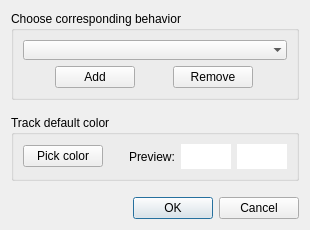
<?xml version="1.0" encoding="UTF-8"?>
<ui version="4.0">
 <class>Dialog</class>
 <widget class="QDialog" name="Dialog">
  <property name="geometry">
   <rect>
    <x>0</x>
    <y>0</y>
    <width>310</width>
    <height>230</height>
   </rect>
  </property>
  <property name="sizePolicy">
   <sizepolicy hsizetype="Preferred" vsizetype="Preferred">
    <horstretch>0</horstretch>
    <verstretch>0</verstretch>
   </sizepolicy>
  </property>
  <property name="minimumSize">
   <size>
    <width>310</width>
    <height>230</height>
   </size>
  </property>
  <property name="windowTitle">
   <string>Window Title</string>
  </property>
  <layout class="QVBoxLayout" name="verticalLayout">
   <item>
    <widget class="QGroupBox" name="groupBox_input">
     <property name="sizePolicy">
      <sizepolicy hsizetype="Minimum" vsizetype="Preferred">
       <horstretch>0</horstretch>
       <verstretch>0</verstretch>
      </sizepolicy>
     </property>
     <property name="autoFillBackground">
      <bool>false</bool>
     </property>
     <property name="title">
      <string>Choose corresponding behavior</string>
     </property>
     <layout class="QVBoxLayout" name="verticalLayout_2">
      <item>
       <widget class="QComboBox" name="comboBox">
        <property name="sizePolicy">
         <sizepolicy hsizetype="Minimum" vsizetype="Fixed">
          <horstretch>0</horstretch>
          <verstretch>0</verstretch>
         </sizepolicy>
        </property>
        <property name="sizeAdjustPolicy">
         <enum>QComboBox::AdjustToContents</enum>
        </property>
        <property name="frame">
         <bool>false</bool>
        </property>
       </widget>
      </item>
      <item>
       <layout class="QHBoxLayout" name="horizontalLayout_comboBox">
        <item>
         <widget class="QPushButton" name="pushButton_add">
          <property name="sizePolicy">
           <sizepolicy hsizetype="Maximum" vsizetype="Fixed">
            <horstretch>0</horstretch>
            <verstretch>0</verstretch>
           </sizepolicy>
          </property>
          <property name="focusPolicy">
           <enum>Qt::NoFocus</enum>
          </property>
          <property name="text">
           <string>Add</string>
          </property>
         </widget>
        </item>
        <item>
         <widget class="QPushButton" name="pushButton_remove">
          <property name="sizePolicy">
           <sizepolicy hsizetype="Maximum" vsizetype="Fixed">
            <horstretch>0</horstretch>
            <verstretch>0</verstretch>
           </sizepolicy>
          </property>
          <property name="focusPolicy">
           <enum>Qt::NoFocus</enum>
          </property>
          <property name="text">
           <string>Remove</string>
          </property>
         </widget>
        </item>
       </layout>
      </item>
     </layout>
    </widget>
   </item>
   <item>
    <spacer name="verticalSpacer">
     <property name="orientation">
      <enum>Qt::Vertical</enum>
     </property>
     <property name="sizeHint" stdset="0">
      <size>
       <width>20</width>
       <height>40</height>
      </size>
     </property>
    </spacer>
   </item>
   <item>
    <widget class="QGroupBox" name="groupBox_color">
     <property name="title">
      <string>Track default color</string>
     </property>
     <layout class="QHBoxLayout" name="horizontalLayout">
      <item>
       <widget class="QPushButton" name="pushButton_color">
        <property name="sizePolicy">
         <sizepolicy hsizetype="Preferred" vsizetype="Fixed">
          <horstretch>0</horstretch>
          <verstretch>0</verstretch>
         </sizepolicy>
        </property>
        <property name="focusPolicy">
         <enum>Qt::NoFocus</enum>
        </property>
        <property name="layoutDirection">
         <enum>Qt::LeftToRight</enum>
        </property>
        <property name="text">
         <string>Pick color</string>
        </property>
       </widget>
      </item>
      <item>
       <spacer name="horizontalSpacer">
        <property name="orientation">
         <enum>Qt::Horizontal</enum>
        </property>
        <property name="sizeHint" stdset="0">
         <size>
          <width>40</width>
          <height>20</height>
         </size>
        </property>
       </spacer>
      </item>
      <item>
       <widget class="QLabel" name="label_preview">
        <property name="text">
         <string>Preview:</string>
        </property>
       </widget>
      </item>
      <item>
       <widget class="QLabel" name="label_color">
        <property name="sizePolicy">
         <sizepolicy hsizetype="Fixed" vsizetype="Fixed">
          <horstretch>0</horstretch>
          <verstretch>0</verstretch>
         </sizepolicy>
        </property>
        <property name="minimumSize">
         <size>
          <width>50</width>
          <height>25</height>
         </size>
        </property>
        <property name="autoFillBackground">
         <bool>false</bool>
        </property>
        <property name="styleSheet">
         <string notr="true">background-color: white</string>
        </property>
        <property name="text">
         <string/>
        </property>
       </widget>
      </item>
      <item>
       <widget class="QLabel" name="label_color_alpha">
        <property name="sizePolicy">
         <sizepolicy hsizetype="Fixed" vsizetype="Fixed">
          <horstretch>0</horstretch>
          <verstretch>0</verstretch>
         </sizepolicy>
        </property>
        <property name="minimumSize">
         <size>
          <width>50</width>
          <height>25</height>
         </size>
        </property>
        <property name="styleSheet">
         <string notr="true">background-color: white</string>
        </property>
        <property name="text">
         <string/>
        </property>
       </widget>
      </item>
     </layout>
    </widget>
   </item>
   <item>
    <spacer name="verticalSpacer_2">
     <property name="orientation">
      <enum>Qt::Vertical</enum>
     </property>
     <property name="sizeHint" stdset="0">
      <size>
       <width>20</width>
       <height>40</height>
      </size>
     </property>
    </spacer>
   </item>
   <item>
    <widget class="QDialogButtonBox" name="buttonBox">
     <property name="orientation">
      <enum>Qt::Horizontal</enum>
     </property>
     <property name="standardButtons">
      <set>QDialogButtonBox::Cancel|QDialogButtonBox::Ok</set>
     </property>
    </widget>
   </item>
  </layout>
 </widget>
 <resources/>
 <connections>
  <connection>
   <sender>buttonBox</sender>
   <signal>accepted()</signal>
   <receiver>Dialog</receiver>
   <slot>accept()</slot>
   <hints>
    <hint type="sourcelabel">
     <x>248</x>
     <y>254</y>
    </hint>
    <hint type="destinationlabel">
     <x>157</x>
     <y>274</y>
    </hint>
   </hints>
  </connection>
  <connection>
   <sender>buttonBox</sender>
   <signal>rejected()</signal>
   <receiver>Dialog</receiver>
   <slot>reject()</slot>
   <hints>
    <hint type="sourcelabel">
     <x>316</x>
     <y>260</y>
    </hint>
    <hint type="destinationlabel">
     <x>286</x>
     <y>274</y>
    </hint>
   </hints>
  </connection>
 </connections>
</ui>
